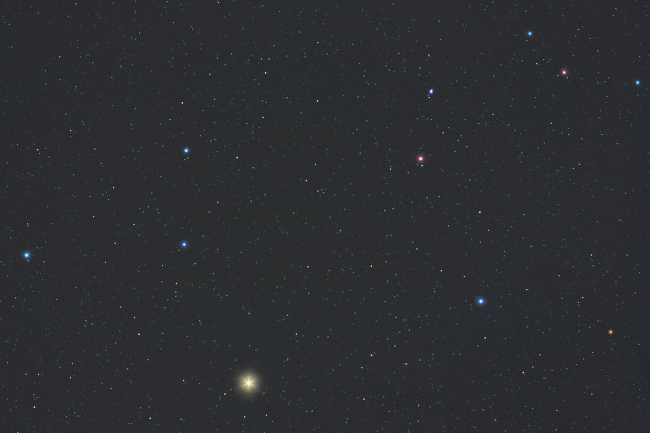
#> input picture original-images/leo/leo4.jpg, 1300 x 866 px (shown at 1/2 size)
$ jupyter execute 'photo rotater.ipynb'
#> lines starting #> are read from the running program, lines starting #| are printed output that depends on the picture; after the words box and inside, x2 and y2 are one past the last pixel; in counts of white or black regions, pixels touching at a corner belong together
[cell 1]
from PIL import Image
import numpy

#https://stackoverflow.com/questions/18777873/convert-rgb-to-black-or-white/18778280

colorImage = Image.open("original-images/leo/leo4.jpg")
#> colorImage is the input picture: PIL image 1300x866 RGB; mean R, G, B 43.1, 44.9, 48.4
grayImage = colorImage.convert('L')
blackWhiteImage = grayImage.point(lambda x: 0 if x< 128 else 255, '1')
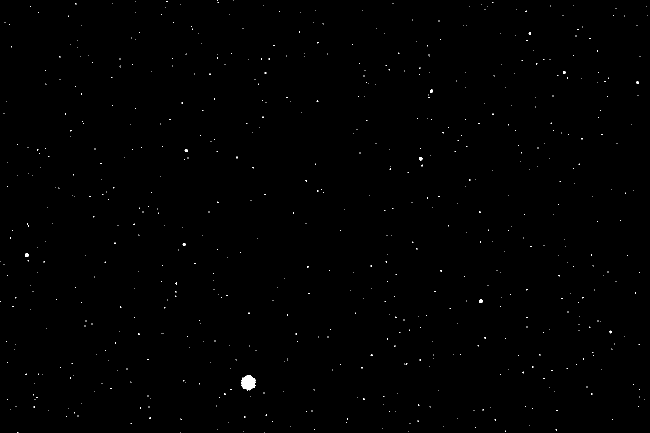
#> blackWhiteImage: PIL image 1300x866 1 (shown at 1/2 size); 0.24% white; 634 white regions (624 under 20 px), largest, box (x1, y1, x2, y2) and area: (482, 750, 512, 782) 658, (958, 599, 966, 606) 47, (50, 507, 57, 514) 44
# blackWhiteImage.save("a.bmp")
# blackWhiteImage.show()

# arr = numpy.ndarray.tolist(numpy.array(blackWhiteImage.getdata(),numpy.uint8).reshape(blackWhiteImage.size[1], blackWhiteImage.size[0]))

[cell 2]
finalSize = 256

maxRotatedSize = blackWhiteImage.rotate(45, expand=1)
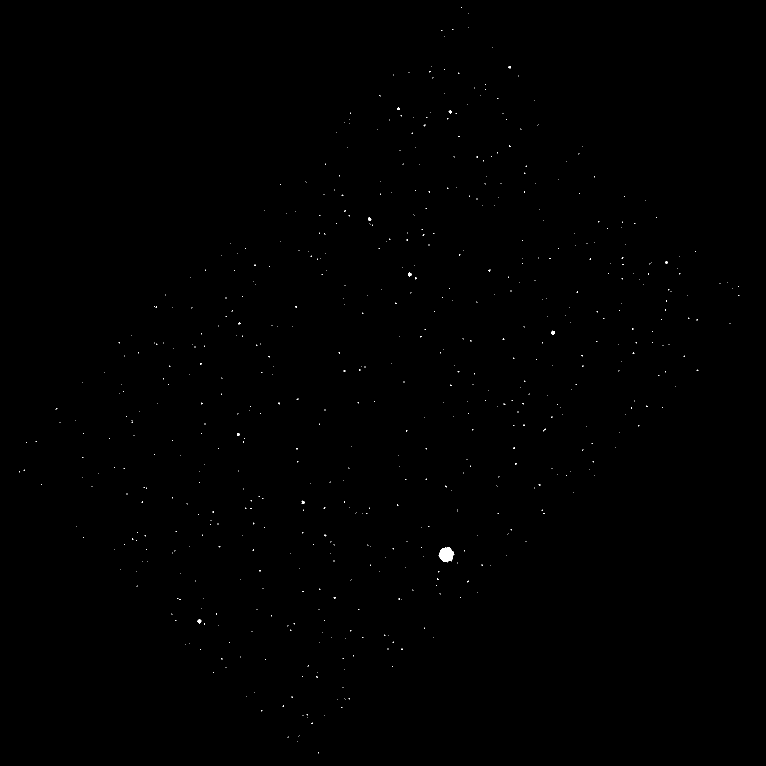
#> maxRotatedSize: PIL image 1532x1532 1 (shown at 1/2 size); 0.12% white; 604 white regions (594 under 20 px), largest, box (x1, y1, x2, y2) and area: (877, 1094, 909, 1125) 664, (1102, 661, 1110, 670) 47, (395, 1239, 403, 1247) 45
x, y = maxRotatedSize.size
#> x = 1532; y = 1532
largestDimension = max(x, y)
#> largestDimension = 1532
largestImg = Image.new('RGB', (largestDimension, largestDimension), (0, 0, 0, 0))
#> largestImg: PIL image 1532x1532 RGB; every value is 0
largestImg.paste(maxRotatedSize, (int((largestDimension - x) / 2), int((largestDimension - y) / 2)))
largestImg = largestImg.resize((finalSize, finalSize))
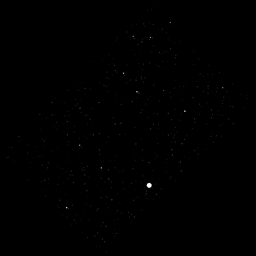
#> largestImg: PIL image 256x256 RGB; min 0, max 255, mean 0.3
for i in range(360):
    newImg = largestImg.rotate(i)
    newImg.save("./smallTestData/smallertestdata/O/O2-" + str(i) + ".bmp")

$ run again, with original-images/leo/leo5.jpg copied over original-images/leo/leo4.jpg
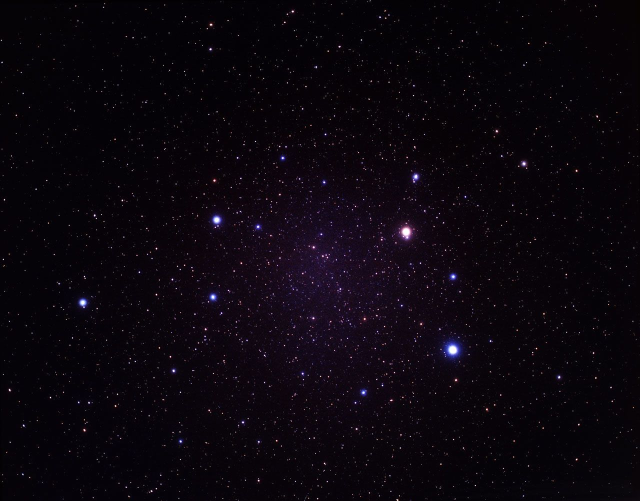
#> input picture original-images/leo/leo5.jpg, 1280 x 1001 px (shown at 1/2 size)
#> colorImage is the input picture: PIL image 1280x1001 RGB; mean R, G, B 10.9, 5.5, 13
#> `blackWhiteImage = grayImage.point(lambda x: 0 if x< 128 else 255, '1')`:
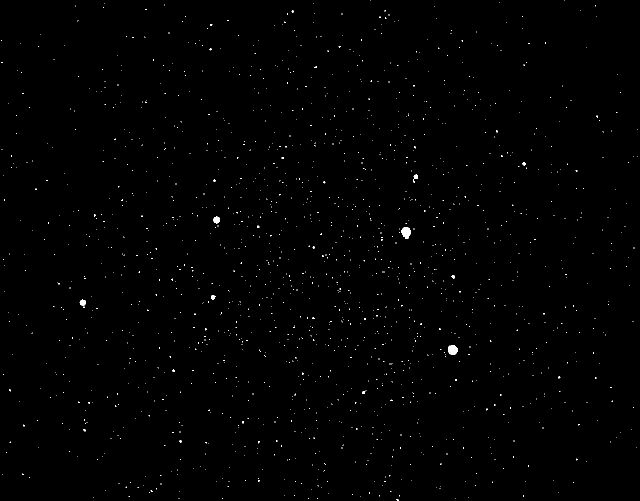
#> blackWhiteImage: PIL image 1280x1001 1 (shown at 1/2 size); 0.37% white; 1530 white regions (1521 under 20 px), largest, box (x1, y1, x2, y2) and area: (803, 454, 822, 478) 315, (896, 690, 915, 710) 306, (427, 433, 440, 447) 141
#> maxRotatedSize: PIL image 1614x1613 1; 0.18% white in thin lines or dots, all inside (x1, y1, x2, y2) = (59, 70, 1535, 1573)
#> `largestImg = largestImg.resize((finalSize, finalSize))`:
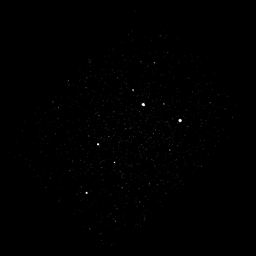
#> largestImg: PIL image 256x256 RGB; min 0, max 255, mean 0.5
